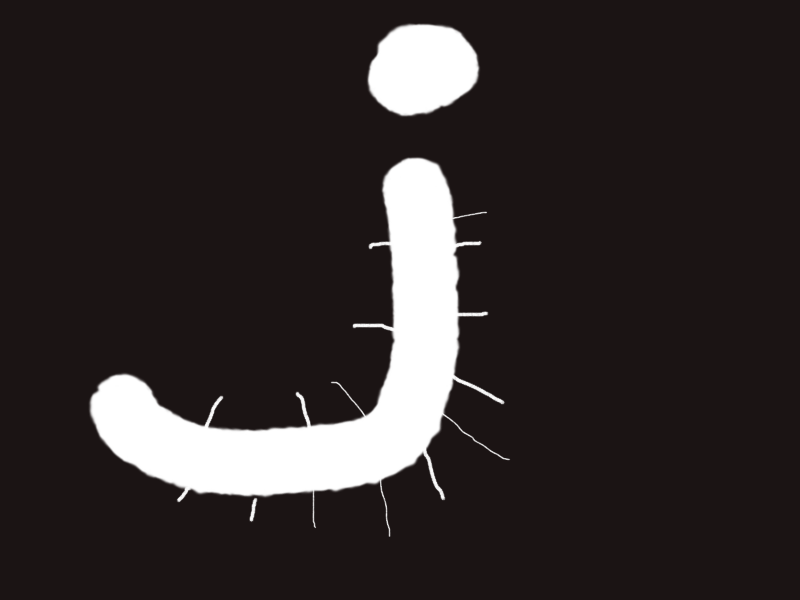
#> input picture opencv_example/data/erode.png, 800 x 600 px, found by its file name
$ python S8.1.py
#> lines starting #> are read from the running program, lines starting #| are printed output that depends on the picture
import numpy as np
import matplotlib.pyplot as plt
import cv2


if __name__ == "__main__":
    rows = 1
    columns = 2

    src = cv2.imread("data/erode.png")
#> src is the input picture: shape (600, 800, 3); mean B, G, R 43.7, 43.7, 50
    plt.subplot(rows, columns, 1)
    plt.title("Org")
    plt.imshow(cv2.cvtColor(src.copy(), cv2.COLOR_BGR2RGB))

    # 腐蚀
    src = cv2.imread("data/erode.png")
    plt.subplot(rows, columns, 2)
    plt.title("Erode")
    kernel = np.ones((5, 5), np.uint8)
    plt.imshow(cv2.erode(src=src, kernel=kernel))

    plt.show()
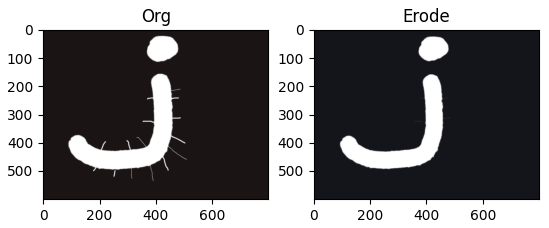
#> figure drawn by matplotlib, 2 panels
